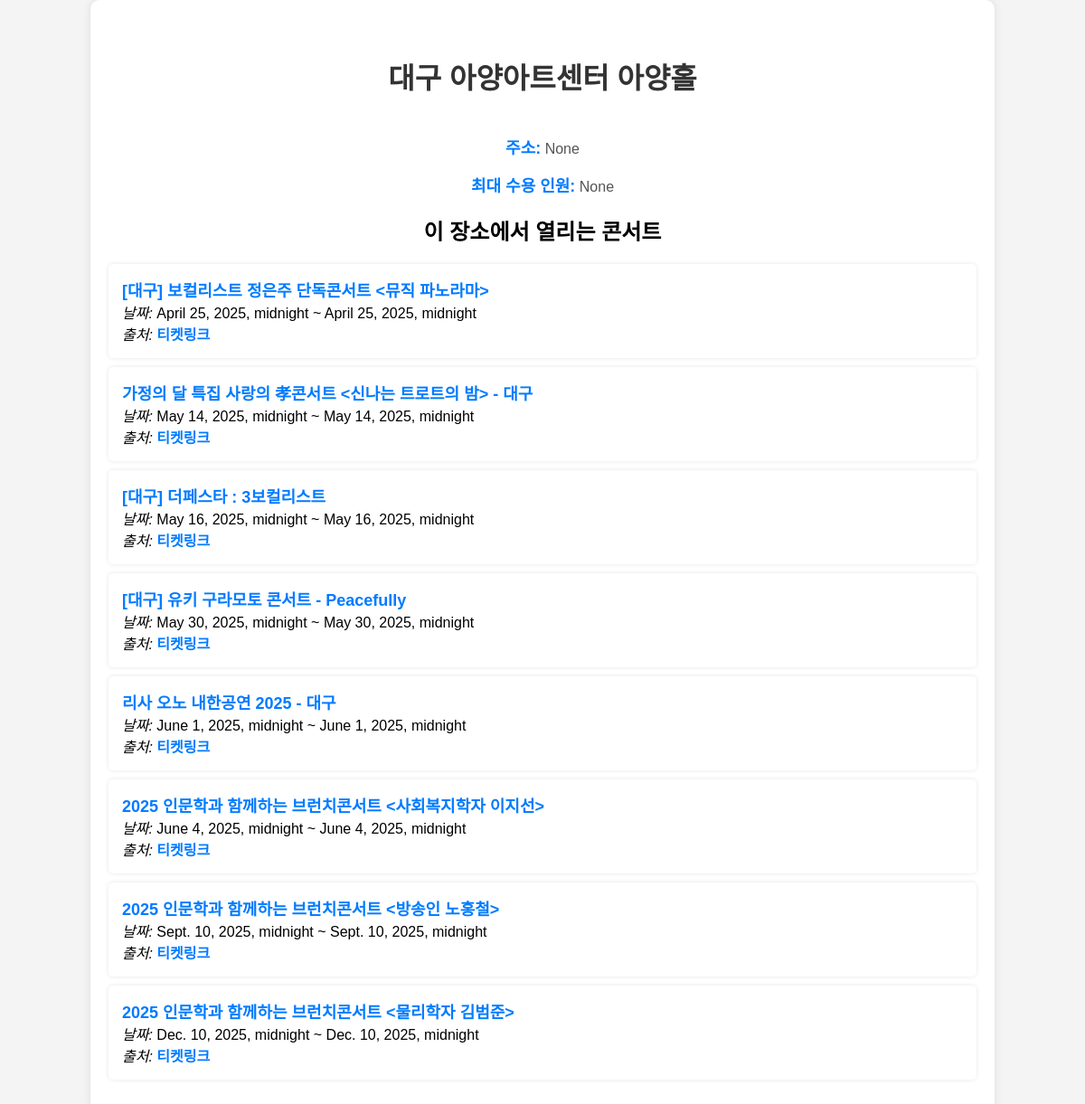
The app's page /allincon/location_group_app/218/ with its own data.
### allincon/models.py (models this page shows, shortened)
class Location(models.Model):
    name = models.CharField(max_length=200)
    address = models.CharField(max_length=255, null=True, blank=True)  # 예시 필드
    max_people = models.IntegerField(null=True, blank=True)  # null 허용

class Concert(models.Model):
    title = models.CharField(max_length=200)
    location = models.ForeignKey('Location', on_delete=models.CASCADE)
    start_date = models.DateTimeField(null=True, blank=True)
    end_date = models.DateTimeField(null=True, blank=True)
    site=models.ForeignKey('Site', on_delete=models.CASCADE, null=True, blank=True)

class Site(models.Model):
    name = models.CharField(max_length=200)
    def __str__(self):
        return self.name

### allincon/views.py (the view)
# urls.py: path('location_group_app/<int:location_id>/',views.locationDetail, name='location-detail'),
def locationDetail(request, location_id): #location_id에 해당하는 location의 id를 가져와서 location_group_app.html에 전달
    location = Location.objects.get(id=location_id) # location_id에 해당하는 location을 가져옴
    concerts = Concert.objects.filter(location=location) # location에 해당하는 concert를 가져옴
    context = {'location': location, 'concerts': concerts}
    return render(request, 'allincon/location_group_app.html', context)

### allincon/templates/allincon/location_group_app.html (shortened to what this page needs)
<!DOCTYPE html>
<html lang="ko">
<head>
</head>
<body>
    <div class="container">
        <h1>{{ location.name }}</h1>
        <p><strong>주소:</strong> {{ location.address }}</p>
        <p><strong>최대 수용 인원:</strong> {{ location.max_people }}</p>
        <h2>이 장소에서 열리는 콘서트</h2>
        <ul>
            {% for concert in concerts %}
                <li>
                    <strong>{{ concert.title }}</strong> <br>
                    <em>날짜:</em> {{ concert.start_date }} ~ {{ concert.end_date }} <br>
                    <em>출처:</em> <a href="{{ concert.site }}" target="_blank">{{ concert.site }}</a>
                </li>
            {% empty %}
                <li><strong>이 장소에서 예정된 콘서트가 없습니다.</strong></li>
            {% endfor %}
        </ul>
    </div>
</body>
</html>

### allincon/templates/allincon/location_group_app.html (style rules this page uses)
body { font-family: Arial, sans-serif; background-color: #f4f4f4; margin: 0; padding: 0; text-align: center; }
.container { width: 80%; margin: auto; background: white; padding: 20px; border-radius: 10px; box-shadow: 0px 0px 10px rgba(0,0,0,0.1); }
h1 { color: #333; padding: 20px 0; }
p { font-size: 16px; color: #555; }
ul { list-style: none; padding: 0; }
li { background: #fff; margin: 10px 0; padding: 15px; border-radius: 5px; box-shadow: 0px 0px 5px rgba(0,0,0,0.1); text-align: left; }
strong { font-size: 18px; color: #007BFF; }
a { color: #007BFF; text-decoration: none; font-weight: bold; }

### records on screen
Location: name "대구 아양아트센터 아양홀", address "None", max_people "None"
Concert: title "[대구] 보컬리스트 정은주 단독콘서트 <뮤직 파노라마>", start_date "April 25, 2025, midnight", end_date "April 25, 2025, midnight", site "티켓링크"
Concert: title "가정의 달 특집 사랑의 孝콘서트 <신나는 트로트의 밤> - 대구", start_date "May 14, 2025, midnight", end_date "May 14, 2025, midnight", site "티켓링크"
Concert: title "[대구] 더페스타 : 3보컬리스트", start_date "May 16, 2025, midnight", end_date "May 16, 2025, midnight", site "티켓링크"
Concert: title "[대구] 유키 구라모토 콘서트 - Peacefully", start_date "May 30, 2025, midnight", end_date "May 30, 2025, midnight", site "티켓링크"
Concert: title "리사 오노 내한공연 2025 - 대구", start_date "June 1, 2025, midnight", end_date "June 1, 2025, midnight", site "티켓링크"
Concert: title "2025 인문학과 함께하는 브런치콘서트 <사회복지학자 이지선>", start_date "June 4, 2025, midnight", end_date "June 4, 2025, midnight", site "티켓링크"
Concert: title "2025 인문학과 함께하는 브런치콘서트 <방송인 노홍철>", start_date "Sept. 10, 2025, midnight", end_date "Sept. 10, 2025, midnight", site "티켓링크"
Concert: title "2025 인문학과 함께하는 브런치콘서트 <물리학자 김범준>", start_date "Dec. 10, 2025, midnight", end_date "Dec. 10, 2025, midnight", site "티켓링크"
